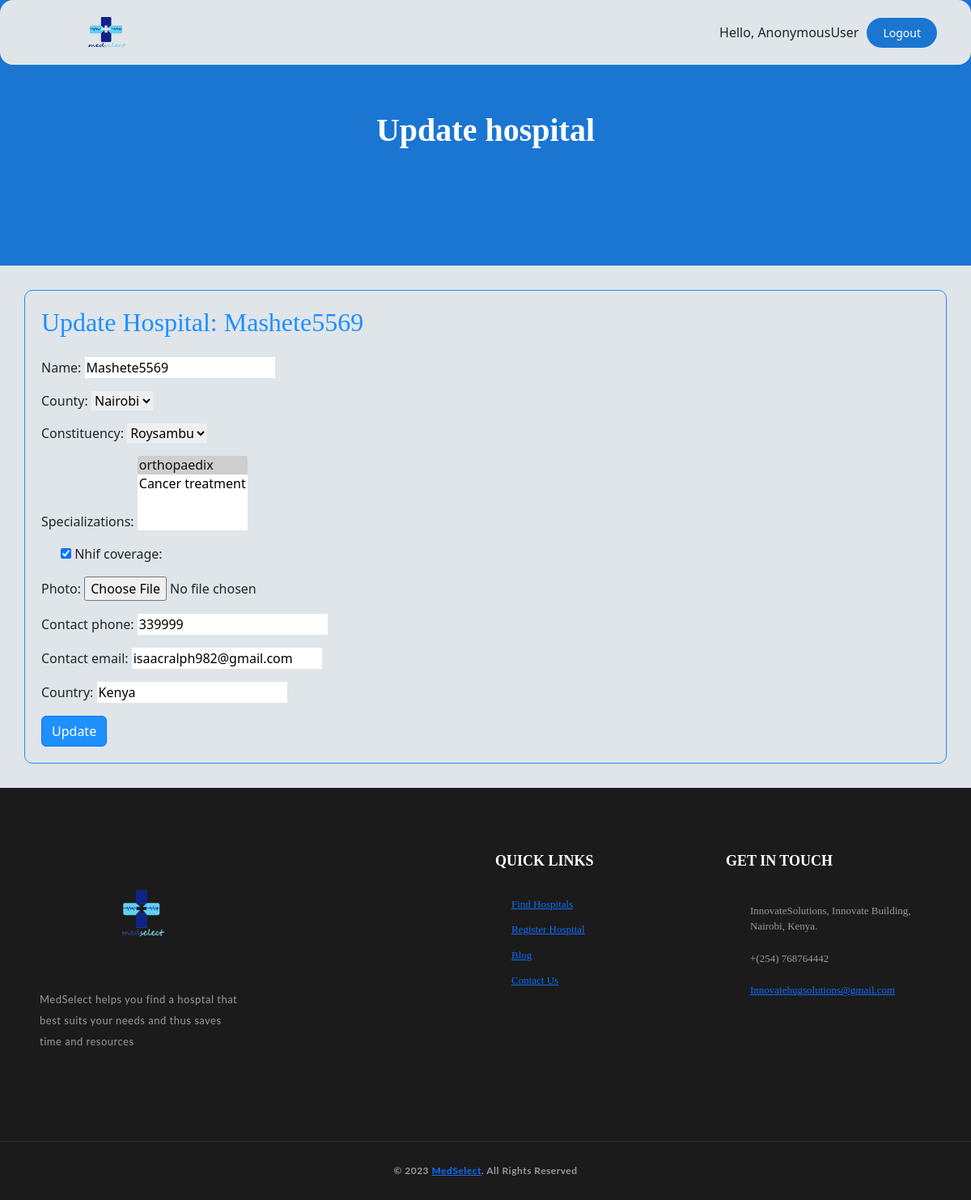
The app's page /update_hospital/18/, older data.
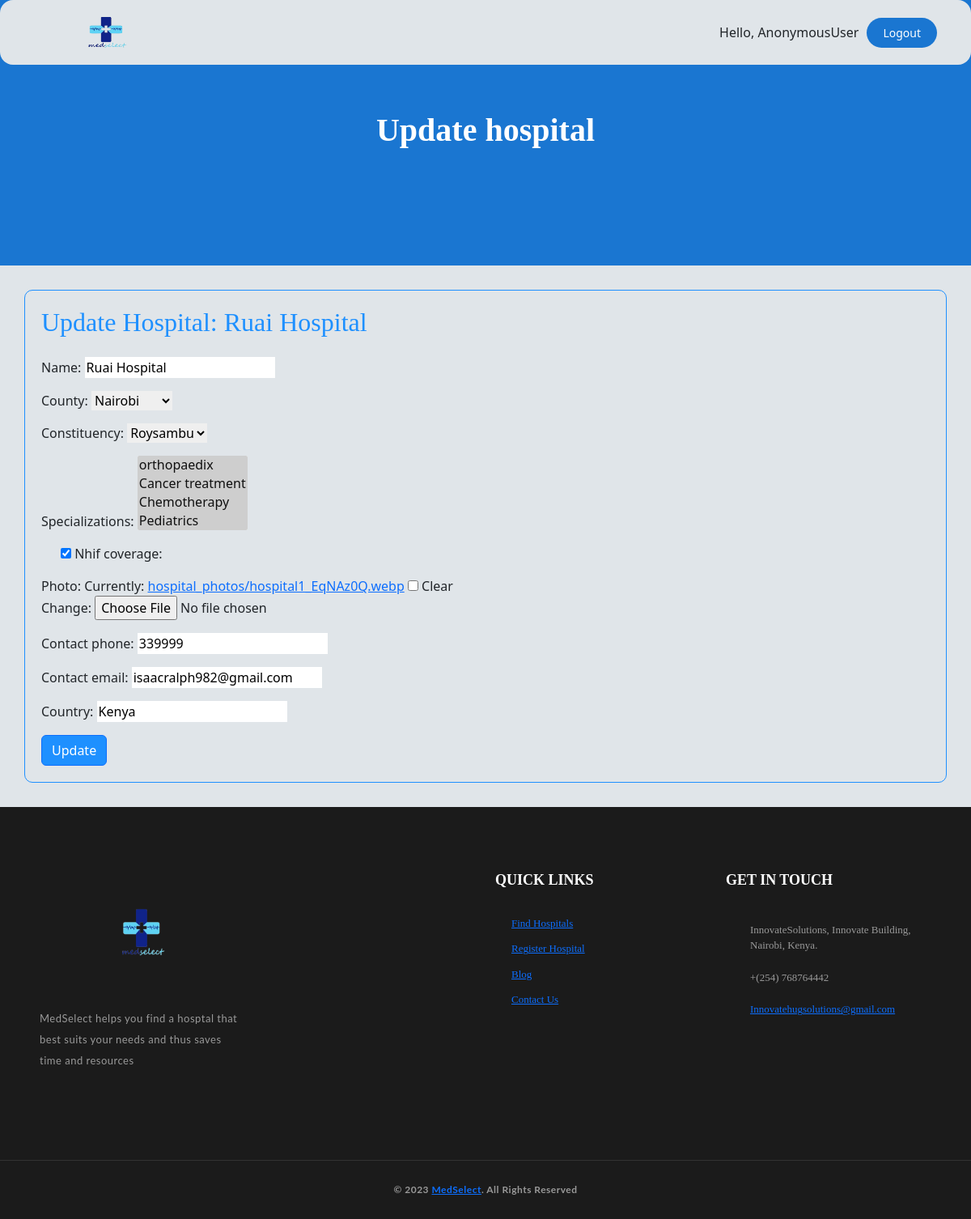
The same page, newer data.
### HospitalSelect/models.py (models this page shows, shortened)
class Hospital(models.Model):
    name = models.CharField(max_length=255)
    county = models.ForeignKey(County, on_delete=models.CASCADE)
    constituency = models.ForeignKey(Constituency, on_delete=models.CASCADE)
    specializations = models.ManyToManyField(Specialization)
    photo = models.ImageField(upload_to='hospital_photos/', null=True, blank=True)
    nhif_coverage = models.BooleanField(default=False)
    contact_phone = models.CharField(max_length=15, null=True, blank=True)
    contact_email = models.EmailField(null=True, blank=True)
    country = models.CharField(max_length=255, null=True, blank=True)

### HospitalSelect/views.py (the view)
# urls.py: path('update_hospital/<hospital_id>/', views.update_hospital, name='update_hospital'),
def update_hospital(request, hospital_id):
    hospital = get_object_or_404(Hospital, id=hospital_id)
    if request.method == 'POST':
        form = HospitalForm(request.POST, instance=hospital)
        if form.is_valid():
            form.save()
            messages.success(request, ('hospital Updated Successfully'))
            return redirect('admin')
    else:
        form = HospitalForm(instance=hospital)
    return render(request, 'website/updateHospital.html', {'form': form, 'hospital': hospital})

### HospitalSelect/forms.py
class HospitalForm(forms.ModelForm):
    class Meta:
        model = Hospital
        fields = ['name', 'county', 'constituency', 'specializations', 'nhif_coverage', 'photo', 'contact_phone',
                  'contact_email', 'country']
        widget = {
            'name': forms.TextInput(attrs={'class': 'form-control'}),
            'county': forms.Select(attrs={'class': 'form-control'}),
            'constituency': forms.Select(attrs={'class': 'form-control'}),
            'specializations': forms.CheckboxSelectMultiple(),
            'photo': forms.ClearableFileInput(attrs={'class': 'form-control'}),
            'nhif_coverage': forms.CheckboxInput(attrs={'class': 'form-check-input'}),
            'contact_phone': forms.TextInput(attrs={'class': 'form-control'}),
            'contact_email': forms.EmailInput(attrs={'class': 'form-control'}),
            'country': forms.TextInput(attrs={'class': 'form-control'}),
        }

### HospitalSelect/models.py (called while the page is built)
    def __str__(self):
        return self.name

    def __str__(self):
        return self.name

    def __str__(self):
        return self.name

### templates/website/updateHospital.html (shortened to what this page needs)
{% extends 'website/base.html' %}
{% load static %}
{% block nav %}
        <nav class="navbar navbar-expand-lg fixed-top">
        <div class="container">
            <a class="navbar-brand me-auto" href="#"><a href="#" title="Home" itemprop="url"><img src="{% static 'images/myreallogo.png' %}" alt="logo.png" itemprop="image" width="180" height="100"></a></a>
                 <span>Hello, {{ request.user }} </span>
             <a href="{% url 'logout' %}" class="login-button">Logout</a>
        </div>
    </nav>
{% endblock nav %}
{% block content %}
    <section>
            <div class="block">
                <div class="fixed-bg" style="background-color: #1a76d1;"></div>
                <div class="page-title-wrapper text-center">
                    <div class="col-md-12 col-sm-12 col-lg-12">
                        <div class="page-title-inner">
                            <h1 itemprop="headline">Update hospital</h1>
                        </div>
                    </div>
                </div>
            </div>
        </section>
   <section style="background-color: #E0E5E9; padding: 30px;">
    <div class="container" style="border: 1px solid #1E90FF; border-radius: 10px; padding: 20px;">
        <h2 class="mb-4" style="color: #1E90FF;">Update Hospital: {{ hospital.name }}</h2>
        <div class="form-group">
            <form method="POST" enctype="multipart/form-data" class="needs-validation" novalidate>
                <div class="mb-3">
                    {{ form.name.label_tag }}
                    {{ form.name }}
                </div>
                <div class="mb-3">
                    {{ form.county.label_tag }}
                    {{ form.county }}
                </div>
                <div class="mb-3">
                    {{ form.constituency.label_tag }}
                    {{ form.constituency }}
                </div>
                <div class="mb-3">
                    {{ form.specializations.label_tag }}
                    {{ form.specializations }}
                </div>
                <div class="mb-3 form-check">
                    {{ form.nhif_coverage }}
                    {{ form.nhif_coverage.label_tag }}
                </div>
                <div class="mb-3">
                    {{ form.photo.label_tag }}
                    {{ form.photo }}
                </div>
                <div class="mb-3">
                    {{ form.contact_phone.label_tag }}
                    {{ form.contact_phone }}
                </div>
                <div class="mb-3">
                    {{ form.contact_email.label_tag }}
                    {{ form.contact_email }}
                </div>
                <div class="mb-3">
                    {{ form.country.label_tag }}
                    {{ form.country }}
                </div>
                <button type="submit" class="btn btn-primary" style="background-color: #1E90FF;">Update</button>
            </form>
        </div>
    </div>
</section>
{% endblock content %}

Row changes from the older to the newer data that the page shows:
changed Hospital "Nairobi": name "Mashete5569" → "Ruai Hospital"
Text that changed along with them:
form field specializations: "orthopaedix ☑ / Cancer treatment" → "orthopaedix ☑ / Cancer treatment ☑ / Chemotherapy ☑ / Pediatrics ☑"
form field photo: (not shown) → "☐"
text now shown: "Currently: hospital_photos/hospital1_EqNAz0Q.webp Clear Change:"
